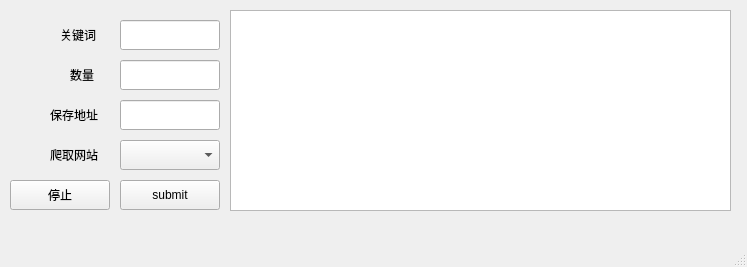
<?xml version="1.0" encoding="UTF-8"?>
<ui version="4.0">
 <class>MainWindow</class>
 <widget class="QMainWindow" name="MainWindow">
  <property name="geometry">
   <rect>
    <x>0</x>
    <y>0</y>
    <width>747</width>
    <height>267</height>
   </rect>
  </property>
  <property name="sizePolicy">
   <sizepolicy hsizetype="Preferred" vsizetype="Preferred">
    <horstretch>0</horstretch>
    <verstretch>0</verstretch>
   </sizepolicy>
  </property>
  <property name="windowTitle">
   <string>MainWindow</string>
  </property>
  <widget class="QWidget" name="centralwidget">
   <widget class="QLabel" name="keyword_label">
    <property name="geometry">
     <rect>
      <x>60</x>
      <y>20</y>
      <width>50</width>
      <height>30</height>
     </rect>
    </property>
    <property name="text">
     <string>关键词</string>
    </property>
   </widget>
   <widget class="QLabel" name="num_label">
    <property name="geometry">
     <rect>
      <x>70</x>
      <y>60</y>
      <width>40</width>
      <height>30</height>
     </rect>
    </property>
    <property name="text">
     <string>数量</string>
    </property>
   </widget>
   <widget class="QLabel" name="save_address_label">
    <property name="geometry">
     <rect>
      <x>50</x>
      <y>100</y>
      <width>65</width>
      <height>30</height>
     </rect>
    </property>
    <property name="text">
     <string>保存地址</string>
    </property>
   </widget>
   <widget class="QPushButton" name="submit_button">
    <property name="geometry">
     <rect>
      <x>120</x>
      <y>180</y>
      <width>100</width>
      <height>30</height>
     </rect>
    </property>
    <property name="text">
     <string>submit</string>
    </property>
   </widget>
   <widget class="QTextEdit" name="log_edit">
    <property name="geometry">
     <rect>
      <x>230</x>
      <y>10</y>
      <width>501</width>
      <height>201</height>
     </rect>
    </property>
   </widget>
   <widget class="QLineEdit" name="keyword_edit">
    <property name="geometry">
     <rect>
      <x>120</x>
      <y>20</y>
      <width>100</width>
      <height>30</height>
     </rect>
    </property>
    <property name="text">
     <string/>
    </property>
   </widget>
   <widget class="QLineEdit" name="num_edit">
    <property name="geometry">
     <rect>
      <x>120</x>
      <y>60</y>
      <width>100</width>
      <height>30</height>
     </rect>
    </property>
    <property name="text">
     <string/>
    </property>
   </widget>
   <widget class="QLineEdit" name="save_address_edit">
    <property name="geometry">
     <rect>
      <x>120</x>
      <y>100</y>
      <width>100</width>
      <height>30</height>
     </rect>
    </property>
    <property name="text">
     <string/>
    </property>
   </widget>
   <widget class="QPushButton" name="stop_button">
    <property name="geometry">
     <rect>
      <x>10</x>
      <y>180</y>
      <width>100</width>
      <height>30</height>
     </rect>
    </property>
    <property name="text">
     <string>停止</string>
    </property>
   </widget>
   <widget class="QComboBox" name="web_select_box">
    <property name="geometry">
     <rect>
      <x>120</x>
      <y>140</y>
      <width>100</width>
      <height>30</height>
     </rect>
    </property>
   </widget>
   <widget class="QLabel" name="web_label">
    <property name="geometry">
     <rect>
      <x>50</x>
      <y>140</y>
      <width>65</width>
      <height>30</height>
     </rect>
    </property>
    <property name="text">
     <string>爬取网站</string>
    </property>
   </widget>
  </widget>
  <widget class="QMenuBar" name="menubar">
   <property name="geometry">
    <rect>
     <x>0</x>
     <y>0</y>
     <width>747</width>
     <height>23</height>
    </rect>
   </property>
  </widget>
  <widget class="QStatusBar" name="statusbar"/>
 </widget>
 <resources/>
 <connections/>
</ui>
